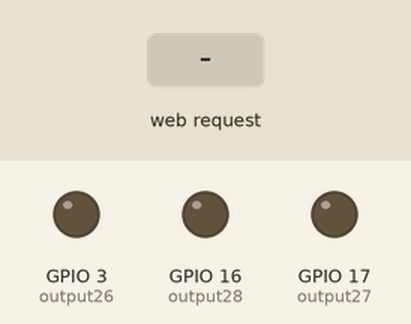
The sketch below on a simulated ESP32. On the bench: output pins drawn as LEDs (lit = HIGH). The test bench sets the inputs (shaded band). WiFi joins after 1.5 s; servers stay silent unless stated; what the sketch prints to the serial monitor is not drawn.

Above: at 2.7 s.
2.8 s: HTTP request GET /26/on received
At 3.6 s:
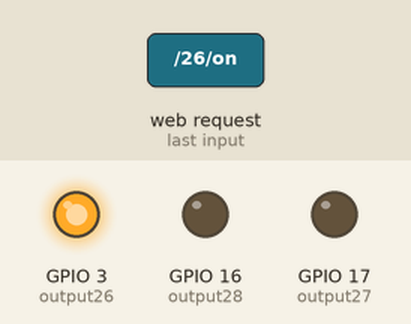
4.3 s: HTTP request GET /27/on received
At 4.8 s:
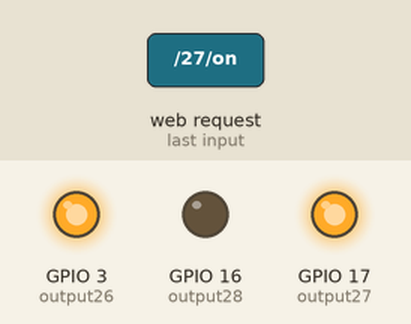
5.8 s: HTTP request GET /26/off received
At 7.0 s:
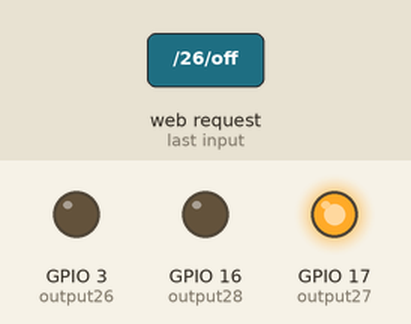
7.3 s: HTTP request GET /28/on received
At 8.2 s:
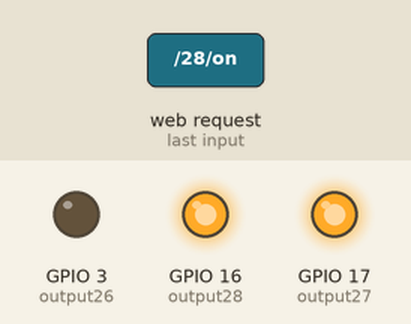
8.8 s: HTTP request GET /27/off received
At 9.4 s:
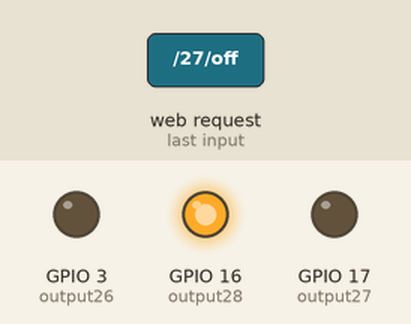
10.3 s: HTTP request GET /28/off received
At 10.6 s:
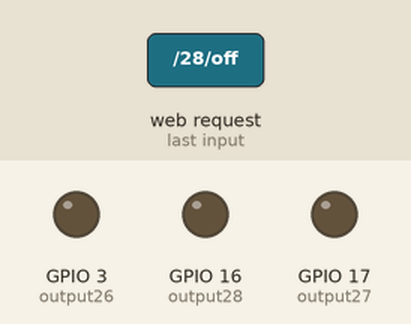
Timing chart, 0 to 12.8 s (numbered marks = the images above; inputs shaded):
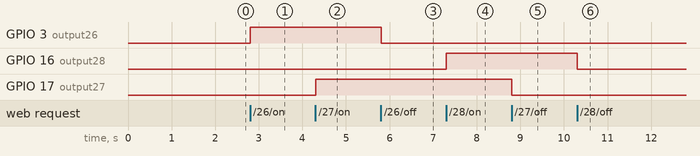

Measured:
- after the input at 2.8 s, GPIO 3 (output26): LOW → HIGH at once
- after the input at 4.3 s, GPIO 17 (output27): LOW → HIGH at once
- after the input at 5.8 s, GPIO 3 (output26): HIGH → LOW at once
- after the input at 7.3 s, GPIO 16 (output28): LOW → HIGH at once
- after the input at 8.8 s, GPIO 17 (output27): HIGH → LOW at once
- after the input at 10.3 s, GPIO 16 (output28): HIGH → LOW at once

The sketch:

code.ino
```cpp
#include <WiFi.h>
const char* ssid     = "wifi id";
const char* password = "wifi password";

WiFiServer server(80);
String header;

String output26State = "off";
String output27State = "off";
String output28State = "off";

const int output26 = 3;
const int output27 = 17;
const int output28 = 16;

void setup()
{
  Serial.begin(115200);
  pinMode(output26, OUTPUT);
  pinMode(output27, OUTPUT);
  pinMode(output28, OUTPUT);

  digitalWrite(output26, LOW);
  digitalWrite(output27, LOW);
  digitalWrite(output28, LOW);

  Serial.print("Connecting to ");
  Serial.println(ssid);
  WiFi.begin(ssid, password);
  while (WiFi.status() != WL_CONNECTED)
  {
    delay(500);
    Serial.print(".");
  }
  Serial.println("");
  Serial.println("WiFi connected.");
  Serial.println("IP address: ");
  Serial.println(WiFi.localIP());
  server.begin();
}

void loop()
{
  WiFiClient client = server.available();
  if (client)
  {
    Serial.println("New Client.");
    String currentLine = "";
    while (client.connected())
    {
      if (client.available())
      {
        char c = client.read();
        Serial.write(c);
        header += c;
        if (c == '\n')
        {
          if (currentLine.length() == 0)
          {
            client.println("HTTP/1.1 200 OK");
            client.println("Content-type:text/html");
            client.println("Connection: close");
            client.println();

            if (header.indexOf("GET /26/on") >= 0)
            {
              Serial.println("GPIO 26 on");
              output26State = "on";
              digitalWrite(output26, HIGH);
            }
            else if (header.indexOf("GET /26/off") >= 0)
            {
              Serial.println("GPIO 26 off");
              output26State = "off";
              digitalWrite(output26, LOW);
            }
            else if (header.indexOf("GET /27/on") >= 0)
            {
              Serial.println("GPIO 27 on");
              output27State = "on";
              digitalWrite(output27, HIGH);
            }
            else if (header.indexOf("GET /27/off") >= 0)
            {
              Serial.println("GPIO 27 off");
              output27State = "off";
              digitalWrite(output27, LOW);
            }
            else if (header.indexOf("GET /28/on") >= 0)
            {
              Serial.println("GPIO 28 on");
              output28State = "on";
              digitalWrite(output28, HIGH);
            }
            else if (header.indexOf("GET /28/off") >= 0)
            {
              Serial.println("GPIO 28 off");
              output28State = "off";
              digitalWrite(output28, LOW);
            }

            client.println("<!DOCTYPE html><html>");
            client.println("<head><meta name=\"viewport\" content=\"width=device-width, initial-scale=1\">");
            client.println("<link rel=\"icon\" href=\"data:,\">");

            client.println("<style>html { font-family: Helvetica; display: inline-block; margin: 0px auto; text-align: center;}");
            client.println(".button { background-color: #4CAF50; border: none; color: white; padding: 16px 40px;");
            client.println("text-decoration: none; font-size: 30px; margin: 2px; cursor: pointer;}");
            client.println(".button2 {background-color: #555555;}</style></head>");

            client.println("<body><h1>ESP32 Web Server</h1>");

            client.println("<p>GPIO 26 - State " + output26State + "</p>");
            if (output26State=="off")
            {
              client.println("<p><a href=\"/26/on\"><button class=\"button\">ON</button></a></p>");
            }
            else
            {
              client.println("<p><a href=\"/26/off\"><button class=\"button button2\">OFF</button></a></p>");
            }

            client.println("<p>GPIO 27 - State " + output27State + "</p>");
            if (output27State=="off")
            {
              client.println("<p><a href=\"/27/on\"><button class=\"button\">ON</button></a></p>");
            }
            else
            {
              client.println("<p><a href=\"/27/off\"><button class=\"button button2\">OFF</button></a></p>");
            }

            client.println("<p>GPIO 28 - State " + output28State + "</p>");
            if (output28State=="off")
            {
              client.println("<p><a href=\"/28/on\"><button class=\"button\">ON</button></a></p>");
            }
            else
            {
              client.println("<p><a href=\"/28/off\"><button class=\"button button2\">OFF</button></a></p>");
            }
            client.println("</body></html>");
            client.println();
            break;
          }
          else
          {
            currentLine = "";
          }
        }
        else if (c != '\r')
        {
          currentLine += c;
        }
      }
    }
    header = "";
    client.stop();
    Serial.println("Client disconnected.");
    Serial.println("");
  }
}
```
